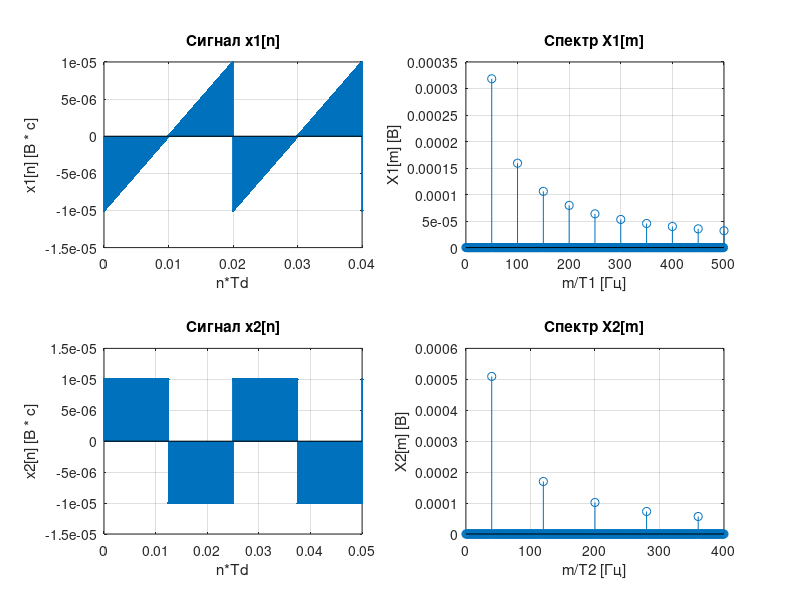
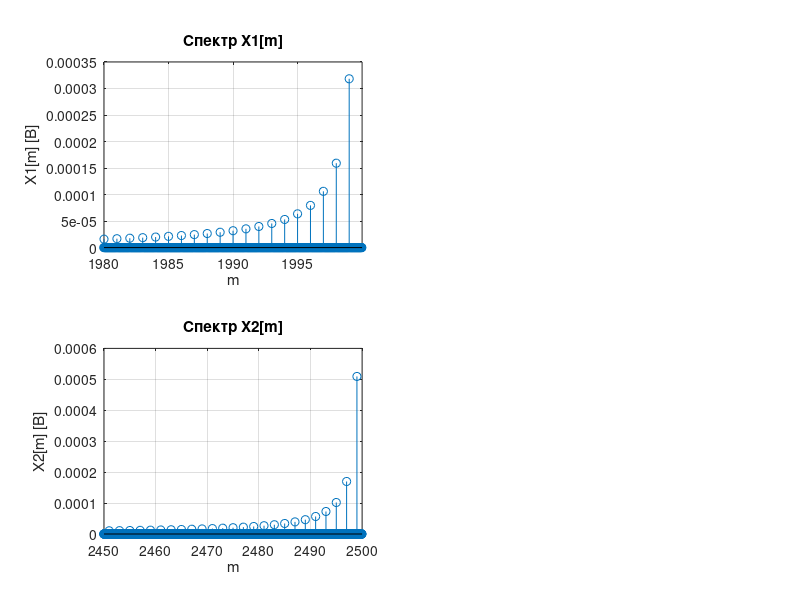

Recreate these plots in MATLAB, in order.
%1.4
Fd = 1e5; %Частота дискретизации
Td = 1/Fd; %Период Дискретизации
N = 1e5; %Кол-во отсчетов сигнала
t = 0:Td:N*Td-Td; %Дискретное нормированное время
fd = 1/(N*Td); %шаг по частоте
f =(0:N-1)*fd; %Дискретная частота

% Сигнал x1[n]
T1 = 20 *1e-3;
F1 = 1/T1;
x1 = Td*sawtooth(2*pi*t*F1);

% Сигнал x2[n]
T2 = 25*1e-3;
F2 = 1/T2;
x2 = Td*square(2*pi*t*F2);

% Амплитудный спектр X1[m]
X1 = fft(x1);
Tn1 = T1/Td; % Период в отсчетах
C1 = (2/Tn1)*abs(X1);
C1(1) = (1/Tn1)*abs(X1(1)); 

% Амплитудный спектр X2[m]
X2 = fft(x2);
Tn2 = T2/Td;
C2 = (2/Tn2)*abs(X2);
C2(1) = (1/Tn2)*abs(X2(1)); 

% Построение графиков
figure('Name','Вариант 20','NumberTitle','off');
subplot(2,2,1),stem(t,x1,'.'),grid on,xlim([0 2*T1]),title('Сигнал x1[n]'),xlabel('n*Td'),ylabel('x1[n] [В * c]');
subplot(2,2,3),stem(t,x2,'.'),grid on,xlim([0 2*T2]),title('Сигнал x2[n]'),xlabel('n*Td'),ylabel('x2[n] [В * c]');
subplot(2,2,2),stem(f,C1),grid on,xlim([0 10*F1]),ylim([0 3.5e-4]),title('Спектр X1[m]'),xlabel('m/T1 [Гц]'),ylabel('X1[m] [В]');
subplot(2,2,4),stem(f,C2),grid on,xlim([0 10*F2]),title('Спектр X2[m]'),xlabel('m/T2 [Гц]'),ylabel('X2[m] [В]');

figure('Name','Вариант 20','NumberTitle','off');
subplot(2,2,1),stem(f/F1,C1),grid on,xlim([1980 Tn1]),ylim([0 3.5e-4]),title('Спектр X1[m]'),xlabel('m'),ylabel('X1[m] [В]');
subplot(2,2,3),stem(f/F2,C2),grid on,xlim([2450 Tn2]),title('Спектр X2[m]'),xlabel('m'),ylabel('X2[m] [В]');
